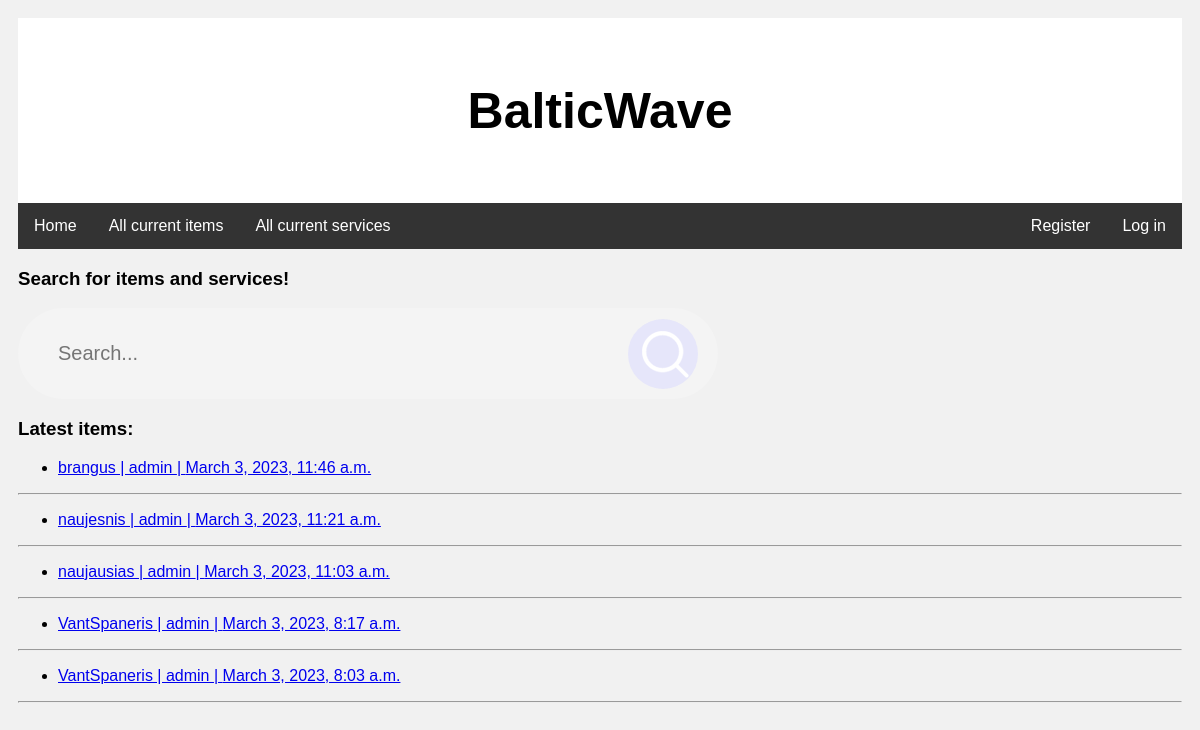
The app's page /balticwave/, older data.
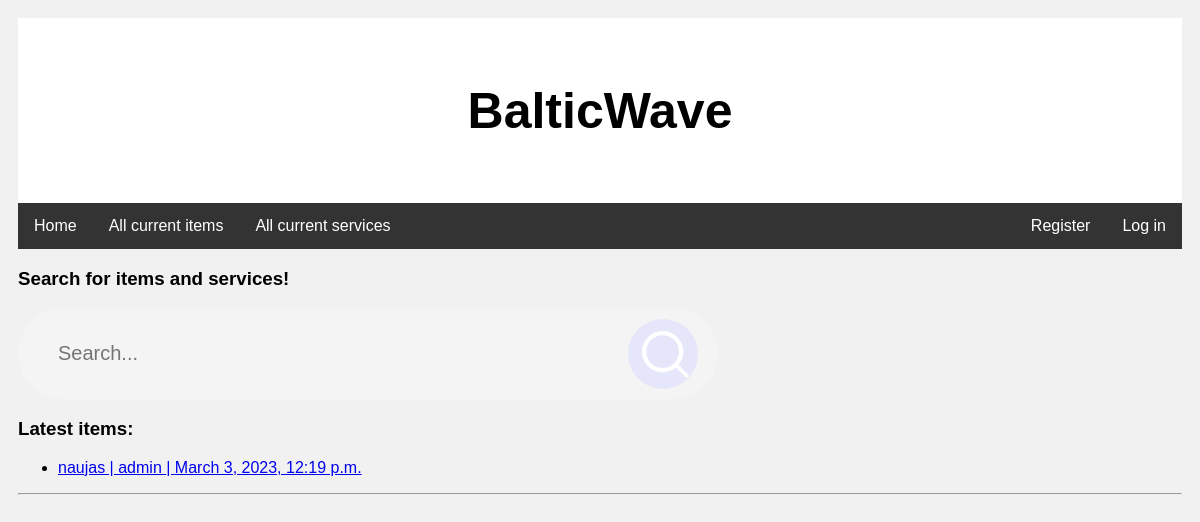
The same page, newer data.
### balticwave/models.py (models this page shows, shortened)
class Product(models.Model):
    product_name = models.CharField('Product name', max_length=200)
    product_seller = models.ForeignKey(to=User, on_delete=models.SET_NULL, null=True, blank=True)
    price = models.FloatField('Price', null=True, blank=True, default=0)
    short_description = HTMLField('Short description', max_length=200)
    description = HTMLField(default='No description')
    insDate = models.DateTimeField('Instance date', auto_now_add=True)
    type = models.ManyToManyField('ProductType')
    product_thumbnail = models.ImageField('Thumbnail', upload_to='product_thumbnails', null=True, blank=True)
    image1 = models.ImageField('Image 1', upload_to='product_images', null=True, blank=True)
    likes = models.ManyToManyField(User, related_name='blogpost_like')
    CITY_CHOICES = [
        ('Klaipėda county', (
            ('KLP', 'Klaipėda'),
            ('PL', 'Palanga'),
            ('NID', 'Nida'),
        )
         ),
        ('Kaunas county', (
            ('KUN', 'Kaunas'),
            ('JON', 'Jonava'),
            ('KĖD', 'Kėdainiai')
        )
         ),
        ('Vilnius county', (
            ('VIL', 'Vilnius'),
            ('UKM', 'Ukmergė'),
            ('ELE', 'Elektrėnai'),
        )
         ),
        ('Šiauliai county', (
            ('ŠL', 'Šiauliai'),
            ('RAD', 'Radviliškis'),
            ('NJA', 'Naujoji Akmenė'),
        )
         ),
        ('UN', 'Undefined'),
    ]
    LOAN_STATUS = (
        ('a', 'Available'),
        ('r', 'Reserved'),
        ('t', 'Sold'),
    )
    status = models.CharField(max_length=1, choices=LOAN_STATUS, blank=True, default='a', help_text='Status',)
    city = models.CharField(max_length=3, choices=CITY_CHOICES, help_text='City', default='UN')
    def __str__(self):
        return (f'{self.product_name} | {self.product_seller}')

### balticwave/views.py (the view)
# urls.py: path('', views.home, name='home'),
def home(request):
    latest_prod = Product.objects.all().order_by('-id')[:5]
    context = {
    'latest_prod': latest_prod,
    }
    return render(request, 'home.html', context=context)

### balticwave/templates/home.html
{% extends "base.html" %}
{% load static %}
{% block content %}
<div class="row">
    <div class="leftcolumn">
        <h3>Search for items and services!</h3>
        <form action="{% url 'search' %}" method="get" class="search-bar">
            <input name="query" type="text" placeholder="Search...">
            <button type="submit"><img src="{% static 'img/search.png' %}"></button>
        </form>
    </div>
</div>
<h3>Latest items:</h3>
{% for latest_prod in latest_prod %}
<ul>
    <li><a href="{% url 'product-detail' latest_prod.id %}"> {{ latest_prod }} | {{ latest_prod.insDate }} </a></li>
</ul>
<hr>
{% endfor %}
{% endblock %}

### balticwave/templates/base.html (shortened to what this page needs)
<!DOCTYPE html>
{% load static %}
<html lang="en">
<head>
    <link rel="stylesheet" type="text/css" href="{% static 'css/style.css' %}"/>
</head>
<body>
<div class="header"><h1>BalticWave</h1></div>
<nav>
    <ul>
        <li><a href="{% url 'home' %}">Home</a></li>
        <li><a href="{% url 'products' %}">All current items</a></li>
        <li><a href="{% url 'services' %}">All current services</a></li>
        {% if user.is_authenticated %}
        <li style="float:right"><a href="{% url 'profile' %}">{{ user.get_username }}</a></li>
        <li class="dropdown" style="float:right">
            <a href="javascript:void(0)" class="dropbtn">My adverts</a>
            <div class="dropdown-content">
            <a href="{% url 'advert-list' %}">All</a>
            <a href="{% url 'my-products' %}">My items</a>
            <a href="{% url 'my-services' %}">My services</a>
            </div>
        </li>
        <li style="float:right"><a href="{% url 'logout'%}?next=/balticwave">Log out</a></li>
        {% else %}
        <li style="float:right"><a href="{% url 'login'%}?next={{request.path}}">Log in</a></li>
        <li style="float:right"><a href="{% url 'register'%}"> Register</a></li>
        {% endif %}
    </ul>
</nav>
{% block content %}{% endblock %}
</body>
</html>

### balticwave/static/css/style.css (style rules this page uses)
* { box-sizing: border-box; }
body { font-family: Arial; padding: 10px; background: #f1f1f1; }
.header { padding: 30px; text-align: center; background: white; }
.header h1 { font-size: 50px; }
nav ul { list-style-type: none; margin: 0; padding: 0; overflow: hidden; background-color: #333; }
nav li { float: left; }
nav li a { display: block; color: white; text-align: center; padding: 14px 16px; text-decoration: none; }
.leftcolumn { float: left; width: 75%; }
.row:after { content: ""; display: table; clear: both; }
.search-bar { width: 100%; max-width: 700px; background: rgba(255, 255, 255, 0.2); display: flex; align-items: center; border-radius: 60px; padding: 10px 20px; }
.search-bar input { background: transparent; flex: 1; border: 0; outline: none; padding: 24px 20px; font-size: 20px; color: #000000; }
.search-bar button { border: 0; border-radius: 50%; width: 70px; height: 70px; background: #E6E6FA; cursor: pointer; }

Row changes from the older to the newer data that the page shows:
removed Product: product_name+product_seller "brangus | admin", insDate "March 3, 2023, 11:46 a.m."
removed Product: product_name+product_seller "naujesnis | admin", insDate "March 3, 2023, 11:21 a.m."
removed Product: product_name+product_seller "naujausias | admin", insDate "March 3, 2023, 11:03 a.m."
removed Product: product_name+product_seller "VantSpaneris | admin", insDate "March 3, 2023, 8:17 a.m."
removed Product: product_name+product_seller "VantSpaneris | admin", insDate "March 3, 2023, 8:03 a.m."
added Product: product_name+product_seller "naujas | admin", insDate "March 3, 2023, 12:19 p.m."
